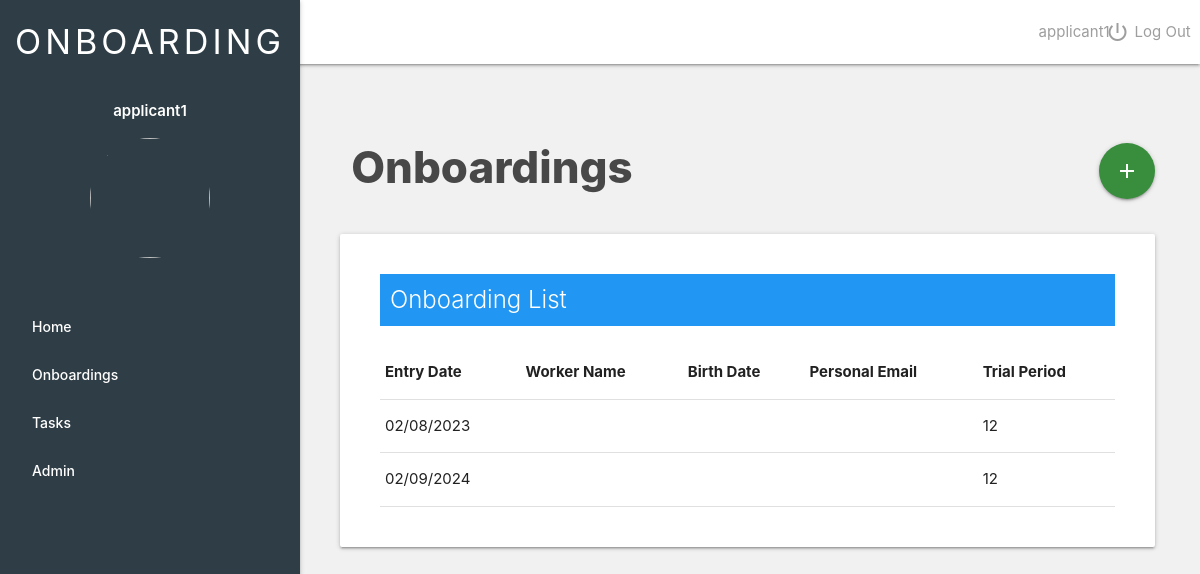
/onboardings/ (signed in), run on the app's committed database.
### users/models.py (models this page shows)
class CustomUser(AbstractUser):
    def __str__(self):
        return self.username

### onboarding/models.py (models this page shows, shortened)
class Onboarding(models.Model):
    entry_date = models.DateField(blank=False, default=datetime.date.today)
    tasks = models.ManyToManyField('tasks.Task', through="OnboardingTasks")
    trial_period = models.IntegerField(default=12, help_text="Weeks") # months

### onboarding/views.py (the view)
# urls.py: path('',views.onboarding_list,name='onboarding_list'),
@login_required
def onboarding_list(request):
    onboardings = Onboarding.objects.all()
    context = {
        'onboardings':onboardings
    }
    return render(request,'onboarding/onboarding_list.html',context)

### onboarding/templates/onboarding/onboarding_list.html
{% extends 'core/base.html' %}
{% block content %}
<div class="flex-title">
    <div class="flex-title">
        <div class="title-text">
            <h3 class="section-title">Onboardings</h3>
        </div>
    </div>
    <div class="">
        <a href="{% url 'onboarding:onboarding_create' %}"
            class="btn-floating btn-large waves-effect waves-light green darken-2 right">
            <i class="material-icons">add</i>
        </a>
    </div>
</div>
{% include 'onboarding/partials/onboarding_list_card.html'%}
{% endblock content %}

### core/templates/core/partials/navbar.html (shortened to what this page needs)
{% load cropping %}
{% load static %}
{% if user.is_authenticated %}
<nav class="white">
  <div class="nav-wrapper">
    <div class="menu-nav-container">
      <div class="nav-bread">
      </div>
      <div class="menu-container">
        {% if user.is_authenticated %}
        <div class="profile-image-box">
          <span class="grey-text">
            {{user.username}}
          </span>
        </div>
        <div class="icons-profile-container">
          <div class="single-icon-box">
            <a href="{% url 'users:logout_view'%}">
              <i class="material-icons grey-text">power_settings_new</i>
              <span class="grey-text profile-icon-text">Log Out</span>
            </a>
          </div>
        </div>
        {% endif %}
      </div>
    </div>
  </div>
</nav>
{% endif %}

### core/templates/core/partials/sidebar.html (shortened to what this page needs)
{% load cropping %}
{% load static %}
<div id="slide-out" class="sidenav sidenav-fixed sidenav-custom">
    <div class="white-text sidebar-title">
        <h4>ONBOARDING</h4>
    </div>
    <div class="sidebar-user">
        <span>{{user.username}}</span>
    </div>
    <div>
        <div class="sidebar-photo">
            {% if user.profile.picture %}
            <img src="{% cropped_thumbnail user.profile 'cropping' scale=0.5 %}">
            {% else %}
            <img src="{% static 'img/profile.png' %}" alt="" class="">
            {% endif %}
        </div>
    </div>
    <ul>
        <li><a href="{% url 'core:main_page' %}" class="custom-a">Home</a></li>
        <li><a href="{% url 'onboarding:onboarding_list' %}" class="custom-a">Onboardings</a></li>
        <li><a href="{% url 'onboarding:task_list' %}" class="custom-a">Tasks</a></li>
        <li><a href="{% url 'admin:index' %}" class="custom-a">Admin</a></li>
    </ul>
</div>

### onboarding/templates/onboarding/partials/onboarding_list_card.html
<div class="card">
    <div class="card-content">
        <div class="card-title custom-card-title blue text-white">
            Onboarding List
        </div>
        <table class="stripped highlight">
            <thead>
                <tr>
                    <th>Entry Date</th>
                    <th>Worker Name</th>
                    <th>Birth Date</th>
                    <th>Personal Email</th>
                    <th>Trial Period</th>
                </tr>
            </thead>
            <tbody>
                {% for onboarding in onboardings  %}
                {% url 'onboarding:onboarding_detail' onboarding.id as target_url %}
                <tr onclick="window.location='{{ target_url }}'" style="cursor:pointer;">
                    <td>{{onboarding.entry_date | date:"d/m/Y"}}</td>
                    <td>{{onboarding.newemployee.profile.first_name}} {{onboarding.newemployee.profile.last_name}}</td>
                    <td>{{onboarding.newemployee.birth_date | date:"d/m/Y"}}</td>
                    <td>{{onboarding.newemployee.personal_email}}</td>
                    <td>{{onboarding.trial_period}}</td>
                </tr>
                {% endfor %}
            </tbody>
        </table>
    </div>
</div>

### core/static/core/css/main.css (style rules this page uses)
.section-title { margin-bottom:35px; font-weight: 800; color: #484848; padding:0 0.75rem; }
.flex-title { display:flex; align-items: center; justify-content: space-between; }
body { background-color:#f1f1f1; }

### core/static/core/css/recently_updated_tasks.css (style rules this page uses)
.card-content { padding:40px !important; }
.custom-card-title { color:white; padding:10px; margin-bottom:20px !important; }
.sidenav-custom { background-color: #2f3e46; }
.sidenav li>a.custom-a { color:white; }
.profile-image-box { display:flex; align-items:center; width:33%; justify-content: center; }
.menu-nav-container { display:flex; justify-content: space-between; }
.icons-profile-container { display:flex; width:66%; justify-content: space-around; }
.single-icon-box { display:flex; }
.single-icon-box a { display:flex; }
.menu-container { width: 13%; display: flex; justify-content: space-around; }
.profile-icon-text { margin-left:5px; }
.sidebar-title { text-align: center; letter-spacing: 4px; }
.sidebar-user { text-align: center; font-weight: 600; color: white; margin-top:40px; margin-bottom: 5px; }
.sidebar-photo { text-align: center; }
.sidebar-photo img { border-radius: 50%; width:120px; height: 120px; margin-top:10px; margin-bottom: 30px; }
.nav-bread { padding-left:350px; }

### data on the page
CustomUser: username "applicant1"
Onboarding: entry_date "02/08/2023", trial_period "12"
Onboarding: entry_date "02/09/2024", trial_period "12"
